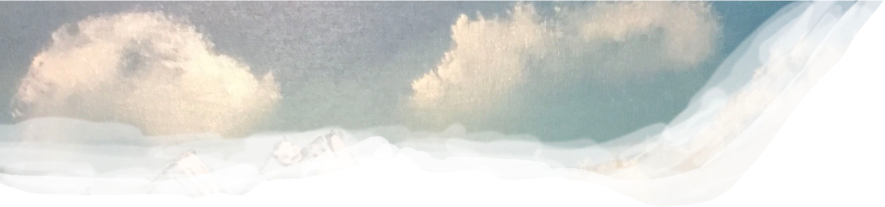
#> input picture Assets/BobRoss/cloud1.png, 1769 x 414 px (shown at 1/2 size)
$ python markov.py
#> lines starting #> are read from the running program, lines starting #| are printed output that depends on the picture


import numpy as np
from PIL import Image,ImageDraw
import os
import math
script_dir = os.path.dirname(os.path.abspath(__file__))
#these are the paths for the images
COLOR_CODES = {
"COLOR_1": os.path.join(script_dir, "Assets/BobRoss/cloud1.png"),
"COLOR_2": os.path.join(script_dir, "Assets/BobRoss/mountain.png"),
"COLOR_3": os.path.join(script_dir, "Assets/BobRoss/sun1.png"),
"COLOR_4": os.path.join(script_dir, "Assets/BobRoss/sun2.png"),
"COLOR_5": os.path.join(script_dir, "Assets/BobRoss/tree1.png"),
"COLOR_6": os.path.join(script_dir, "Assets/BobRoss/tree2.png"),
"COLOR_7": os.path.join(script_dir, "Assets/BobRoss/tree3.png"),
"COLOR_8": os.path.join(script_dir, "Assets/BobRoss/waterfall.png")
}
#canvas size
HORIZONTAL_PIXELS = 1000;
VERTICAL_PIXELS = 1000;


class MarkovBobRoss:

    def __init__(self, transition_matrix):

     self.transition_matrix = transition_matrix
     self.images = list(transition_matrix.keys())

#gets the next image from a first order markov chain
    def get_next_image(self, current_image):

        return np.random.choice(
        self.images,
        p=[self.transition_matrix[current_image][next_image] \
        for next_image in self.images]
    )
    #gets a random place for the next position
    def get_next_pos(self):
        x = np.random.randint(0, HORIZONTAL_PIXELS)
        y = np.random.randint(0, VERTICAL_PIXELS)
        return (x, y)

        #adds all of the images it chooses and their postions to a canvas and then turns the black (background) into the background color
    def compose_collage (self, current_image = "COLOR_1", num_images = 15, current_pos = (0,0)):
#> called with current_image = 'COLOR_1', num_images = 25, current_pos = (0, 0)
        image_pos = []
        canvas = Image.new("RGB", (HORIZONTAL_PIXELS, VERTICAL_PIXELS), (171,195,197))
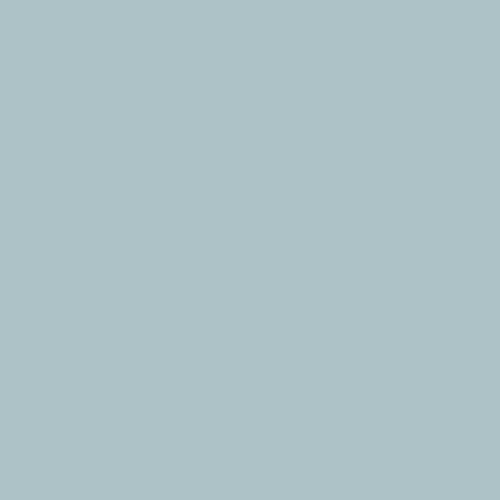
#> canvas: PIL image 1000x1000 RGB (shown at 1/2 size); mean R, G, B 171, 195, 197
        image_pos.append((current_image,current_pos))
        for index in range (num_images-1):
            next_image = self.get_next_image(current_image)
            next_pos = self.get_next_pos()
            current_image= next_image
            current_pos= next_pos
            image_pos.append((current_image,current_pos))
        for image,pos in image_pos:
            image_path = COLOR_CODES[image]
            if image_path:
                image = Image.open(image_path)
#> image is the input picture: PIL image 1769x414 RGBA; mean R, G, B, A 168.3, 169.2, 165.2, 208
                if image.mode != "RGB":
                    image = image.convert("RGB")
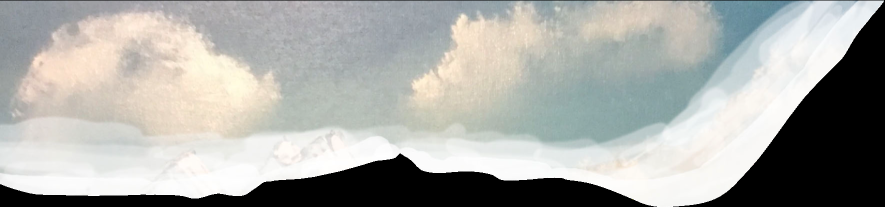
#> image: PIL image 1769x414 RGB (shown at 1/2 size); mean R, G, B 168.3, 169.2, 165.2

                new_color = (171, 191, 197)


                width, height = image.size
#> width = 1769; height = 414
                for x in range(width):
                    for y in range(height):
                        r, g, b = image.getpixel((x, y))
                        if r == 0 and g == 0 and b == 0:
                            image.putpixel((x, y), new_color)
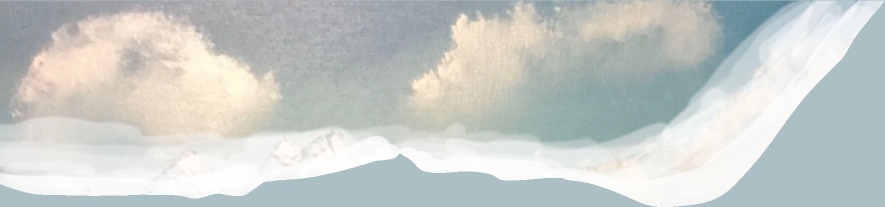
#> image: PIL image 1769x414 RGB (shown at 1/2 size); mean R, G, B 199, 203.5, 200.6
                scale_factor = math.sqrt((HORIZONTAL_PIXELS*VERTICAL_PIXELS)/15)
                image = image.resize((int(scale_factor), int(scale_factor)))
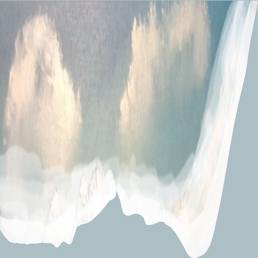
#> image: PIL image 258x258 RGB; mean R, G, B 199, 203.5, 200.6
                canvas.paste(image, pos)
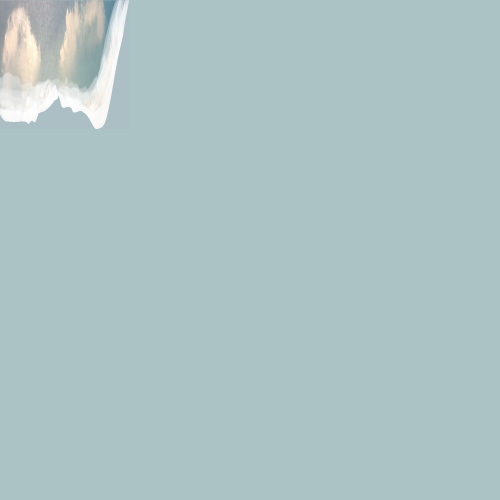
#> canvas: PIL image 1000x1000 RGB (shown at 1/2 size); mean R, G, B 172.9, 195.6, 197.2
            else:
                print(f"Image path not found for {image}")
#> pass 2 of the loop in compose_collage, `for image,pos in image_pos:`:
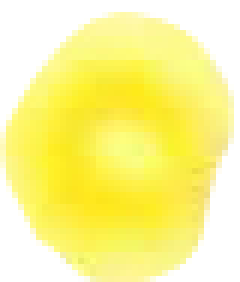
#> input picture Assets/BobRoss/sun1.png, 40 x 47 px (shown 6 times larger)
#> in compose_collage, image is the input picture: PIL image 40x47 RGBA; mean R, G, B, A 185.2, 178, 72.5, 175.7
#> in compose_collage, `image = image.resize((int(scale_factor), int(scale_factor)))`:
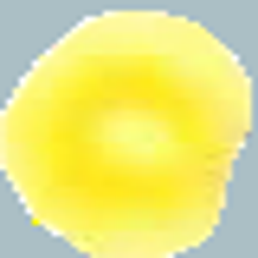
#> image: PIL image 258x258 RGB; mean R, G, B 230.4, 228.5, 124.7
#> in compose_collage, `canvas.paste(image, pos)`:
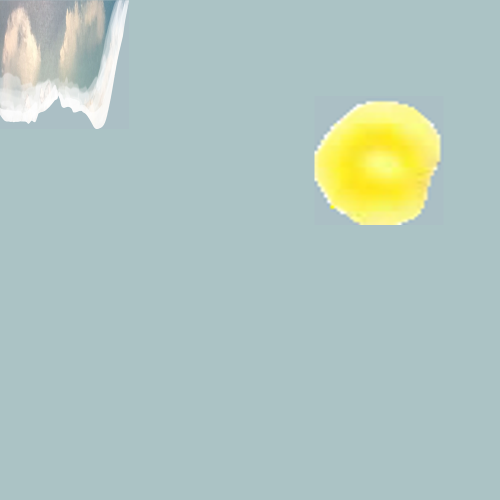
#> canvas: PIL image 1000x1000 RGB (shown at 1/2 size); mean R, G, B 176.8, 197.8, 192.4


        return canvas


def main():
        Bob_maker = MarkovBobRoss({
            "COLOR_1": {"COLOR_1": 0.3, "COLOR_2": 0.1, "COLOR_3": 0.2,"COLOR_4": 0.05, "COLOR_5": 0.02, "COLOR_6": 0.1,"COLOR_7": 0.08, "COLOR_8": 0.15},
            "COLOR_2": {"COLOR_1": 0.06, "COLOR_2": 0.25, "COLOR_3": 0.04,"COLOR_4": 0.2, "COLOR_5": 0.05, "COLOR_6": 0.15,"COLOR_7": 0.1, "COLOR_8": 0.15},
            "COLOR_3": {"COLOR_1": 0.2, "COLOR_2": 0.1, "COLOR_3": 0.35,"COLOR_4": 0.05, "COLOR_5": 0.15, "COLOR_6": 0.06,"COLOR_7": 0.06, "COLOR_8": 0.03},
            "COLOR_4": {"COLOR_1": 0.09, "COLOR_2": 0.25, "COLOR_3": 0.02,"COLOR_4": 0.3, "COLOR_5": 0.02, "COLOR_6": 0.15,"COLOR_7": 0.07, "COLOR_8": 0.1},
            "COLOR_5": {"COLOR_1": 0.2, "COLOR_2": 0.06, "COLOR_3": 0.15,"COLOR_4": 0.02, "COLOR_5": 0.35, "COLOR_6": 0.05,"COLOR_7": 0.08, "COLOR_8": 0.09},
            "COLOR_6": {"COLOR_1": 0.05, "COLOR_2": 0.1, "COLOR_3": 0.06,"COLOR_4": 0.2, "COLOR_5": 0.09, "COLOR_6": 0.2,"COLOR_7": 0.15, "COLOR_8": 0.15},
            "COLOR_7": {"COLOR_1": 0.04, "COLOR_2": 0.11, "COLOR_3": 0.04,"COLOR_4": 0.1, "COLOR_5": 0.06, "COLOR_6": 0.15,"COLOR_7": 0.3, "COLOR_8": 0.2},
            "COLOR_8": {"COLOR_1": 0.1, "COLOR_2": 0.1, "COLOR_3": 0.1,"COLOR_4": 0.06, "COLOR_5": 0.1, "COLOR_6": 0.2,"COLOR_7": 0.1, "COLOR_8": 0.24},


    })

        new_art = Bob_maker.compose_collage(current_image="COLOR_1", num_images=25, current_pos= (0,0))

        new_art.show()


        print("Process completed!")
if __name__ == "__main__":
#> (the run stopped early here; a loop or call above may not have finished)
